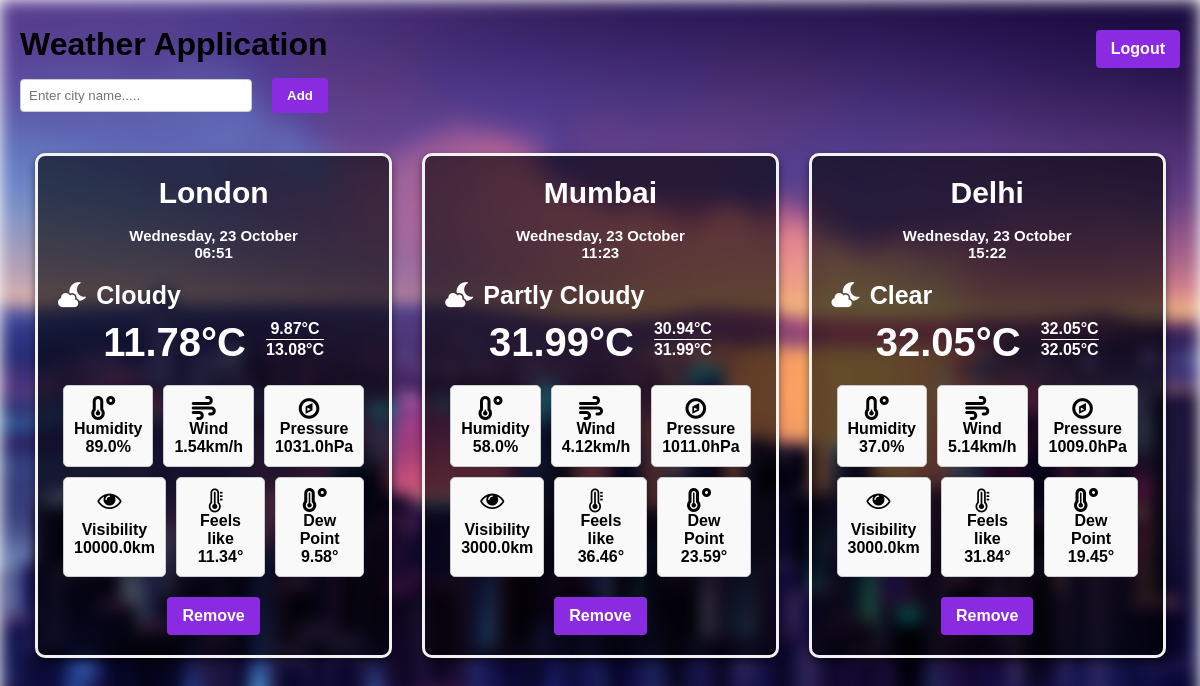
The app's page /home/ (signed in) with its own data.
### weather/models.py (models this page shows, shortened)
class CountryWeather(models.Model):
    user = models.ForeignKey(User, on_delete=models.CASCADE)
    country_name = models.CharField(max_length=100)
    temperature = models.FloatField()
    humidity = models.FloatField()
    wind_speed = models.FloatField(null=True)
    pressure = models.FloatField(null=True)
    visibility = models.FloatField(null=True)
    date = models.CharField(max_length=100, null=True)
    time = models.CharField(max_length=100, null=True)
    temp_min = models.FloatField(null=True)
    temp_max = models.FloatField(null=True)
    feels_like = models.FloatField(null=True)
    dew_point = models.FloatField(null=True)
    weather_condition = models.CharField(max_length=100, null=True)

### weather/views.py (the view)
# urls.py: path('', home, name='home'),
def home(request):
    if request.user.is_authenticated:
        weather_data = CountryWeather.objects.filter(user=request.user)
        return render(request, 'weather/home.html', {'weather_data': weather_data})
    return redirect('login')

### weather/templates/weather/home.html (shortened to what this page needs)
<!DOCTYPE html>
<html lang="en">
<head>
    <link rel="stylesheet" href="https://cdnjs.cloudflare.com/ajax/libs/font-awesome/6.0.0-beta3/css/all.min.css">
    <link rel="stylesheet" href="https://cdnjs.cloudflare.com/ajax/libs/font-awesome/4.7.0/css/font-awesome.min.css">
    {% load static %}
    <link rel="stylesheet" type="text/css" href="{% static 'weather/css/styles3.css' %}">
</head>
<body>
    <div class="content">
        <div class="header">
            <h1 class="header-title">Weather Application</h1>
            <a class="logout" href="{% url 'logout' %}">Logout</a>
        </div>
        <form method="post" action="{% url 'add_country' %}">
            <input type="text" name="country_name" placeholder="Enter city name....."><button type="submit">Add</button>
        </form>
        <div class="weather-data">
            {% for data in weather_data %}
            <div class="bg-text">
                <div class="card">
                    <div class="cities">
                        <div class="card-city-name">
                            <div class="name">{{ data.country_name }}</div><br>
                            {{data.date}}<br>
                            {{data.time}}<br>
                        </div>
                        <div class="temp-details">
                            <div class="weather_condition"><i class='fas fa-cloud-moon'></i>{{data.weather_condition}}</div>
                            <div class="temperature-columns">
                                <div class="temperature">{{data.temperature}}°C</div>
                                <div class="temp-range">
                                    <div class="temp_min">{{data.temp_min}}°C</div>
                                    <div class="temp-line"></div>
                                    <div class="temp_max">{{data.temp_max}}°C</div>
                                </div>
                            </div>
                        </div>
                        <div class="weather-details">
                            <div class="weather-row">
                                <div class="weather-box">
                                    <i style='font-size:24px' class='fas fa-temperature-low'></i>
                                    Humidity
                                    {{data.humidity}}%
                                </div>
                                <div class="weather-box">
                                    <i style='font-size:24px' class='fas fa-wind'></i>
                                    Wind
                                    {{data.wind_speed}}km/h
                                </div>
                                <div class="weather-box">
                                    <i style="font-size:24px" class="fa fa-compass"></i>
                                    Pressure
                                    {{data.pressure }}hPa
                                </div>
                            </div>
                            <div class="weather-row">
                                <div class="weather-box">
                                    <i style="font-size:24px" class="fa fa-eye"></i>
                                    Visibility
                                    {{data.visibility}}km
                                </div>
                                <div class="weather-box">
                                    <i style="font-size:24px" class="fa fa-thermometer"></i>
                                    Feels like
                                    {{data.feels_like}}°
                                </div>
                                <div class="weather-box">
                                    <i style='font-size:24px' class='fas fa-temperature-high'></i>
                                    Dew Point
                                    {{data.dew_point}}°
                                </div>
                            </div>
                        </div>
                    </div>
                    <a href="{% url 'remove_country' data.id %}">Remove</a>
                </div>
            </div>
            {% endfor %}
        </div>
    </div>
</body>
</html>

### weather/static/weather/css/styles3.css (style rules this page uses)
body, html { height: 100%; margin: 0; font-family: Arial, Helvetica, sans-serif; }
* { box-sizing: border-box; }
.content { position: relative; z-index: 2; padding: 20px; }
.bg-text { background-color: rgba(0, 0, 0, 0.6); color: white; font-weight: bold; border: 3px solid #f1f1f1; margin: 15px; padding: 20px; border-radius: 10px; box-shadow: 0 4px 8px rgba(0, 0, 0, 0.5); transition: transform 0.3s ease; width: 90%; }
input { width: 20%; padding: 8px; border: 1px solid #ccc; border-radius: 4px; margin-right: 20px; }
button { background-color: #8A2BE2; color: white; padding: 10px 15px; border: none; border-radius: 4px; cursor: pointer; margin-top: 10px; width: auto; font-weight: bold; text-decoration: none; }
a { background-color: #8A2BE2; color: white; padding: 10px 15px; border: none; border-radius: 4px; cursor: pointer; margin-top: 10px; width: auto; font-weight: bold; text-decoration: none; }
.logout { background-color: #8A2BE2; color: white; padding: 10px 15px; border: none; border-radius: 4px; cursor: pointer; margin-top: 10px; width: auto; font-weight: bold; text-decoration: none; }
.card { display: flex; flex-direction: column; justify-content: space-between; align-items: center; }
.weather-data { display: flex; flex-direction: row; margin-top: 25px; }
.header { display: flex; justify-content: space-between; align-items: center; }
.header-title { margin: 0; font-weight: bold; color: black; }
.cities { display: grid; }
.card-city-name { font-size: 15px; margin-bottom: 20px; text-align: center; }
.name { font-size: 30px; margin: 0; }
.weather_condition { font-size: 25px; }
.temp-details { margin-bottom: 20px; }
.temperature-columns { display: flex; justify-content: center; margin-top: 10px; }
.temperature { margin-right: 20px; font-size: 40px; }
.temp-range { display: flex; flex-direction: column; align-items: center; }
.temp_min, .temp_max { margin: 0; font-size: 16px; }
.temp-line { width: 100%; height: 1px; background: white; border-radius: 10px; margin: 1px; }
.weather-details { display: flex; flex-direction: column; width: 100%; }
.weather-row { display: flex; justify-content: space-between; margin-bottom: 10px; }
.weather-box { flex: 1; display: grid; margin: 0 5px; padding: 10px; border: 1px solid #ccc; border-radius: 5px; text-align: center; background-color: #f9f9f9; color: black; }
i { margin-right: 10px; }

### records on screen
CountryWeather: country_name "London", date "Wednesday, 23 October", time "06:51", weather_condition "Cloudy", temperature "11.78", temp_min "9.87", temp_max "13.08", humidity "89.0", wind_speed "1.54", pressure "1031.0", visibility "10000.0", feels_like "11.34", dew_point "9.58"
CountryWeather: country_name "Mumbai", date "Wednesday, 23 October", time "11:23", weather_condition "Partly Cloudy", temperature "31.99", temp_min "30.94", temp_max "31.99", humidity "58.0", wind_speed "4.12", pressure "1011.0", visibility "3000.0", feels_like "36.46", dew_point "23.59"
CountryWeather: country_name "Delhi", date "Wednesday, 23 October", time "15:22", weather_condition "Clear", temperature "32.05", temp_min "32.05", temp_max "32.05", humidity "37.0", wind_speed "5.14", pressure "1009.0", visibility "3000.0", feels_like "31.84", dew_point "19.45"
